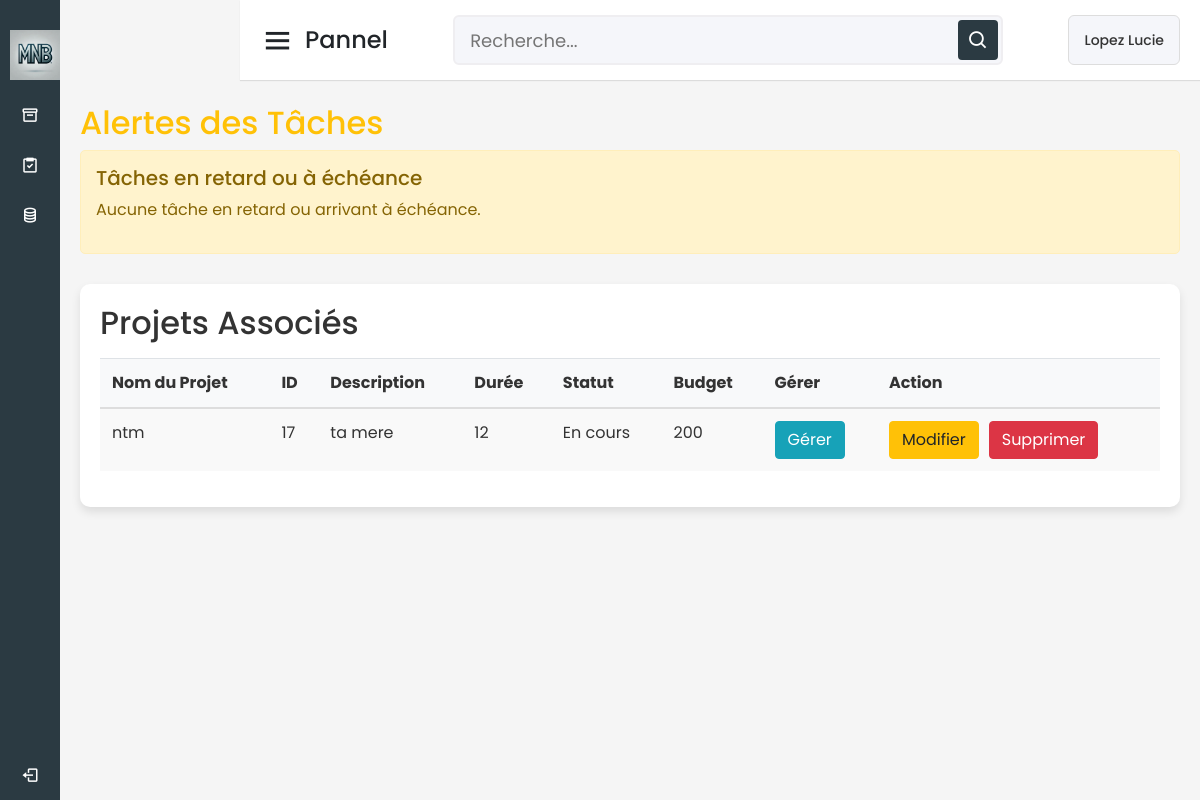
The app's page /gestion_projet.php (signed in), older data.
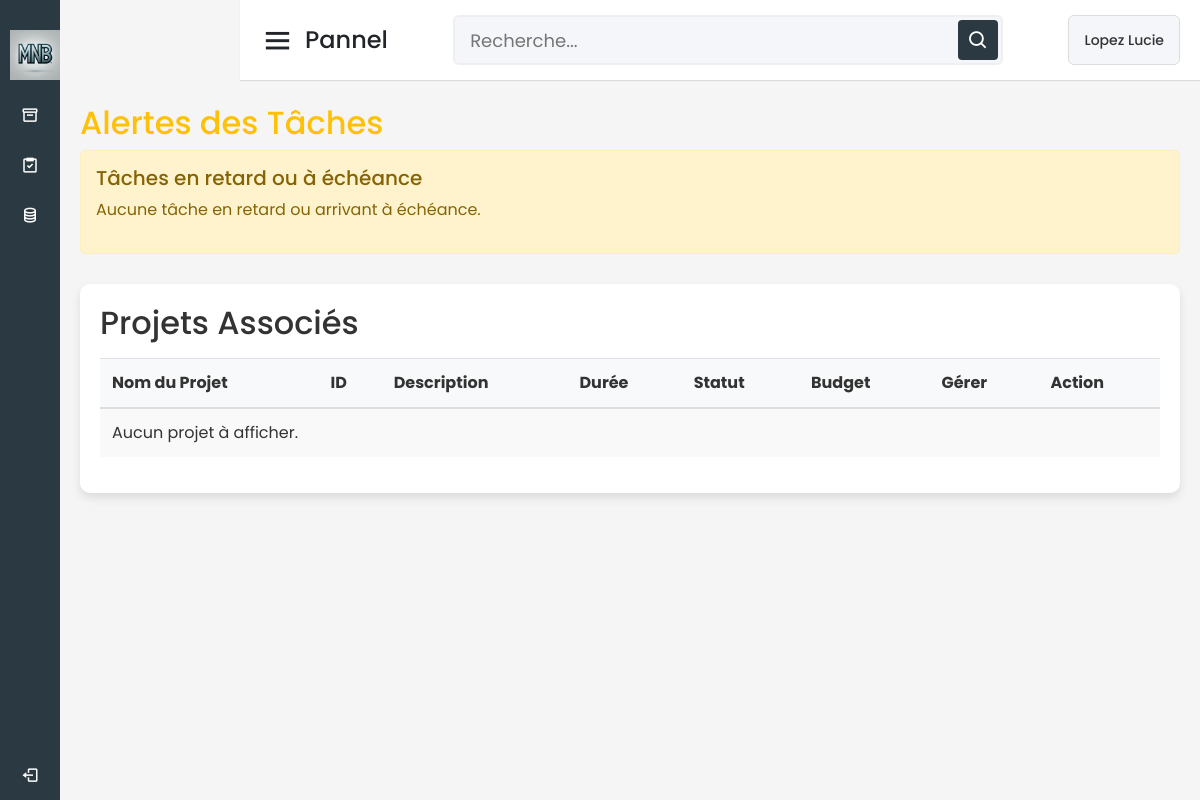
The same page, newer data.
### tables this page shows
CREATE TABLE `Projet` (
  `IDProjet` int(11) NOT NULL,
  `nomProjet` varchar(50) NOT NULL,
  `Duree_projet` varchar(50) NOT NULL,
  `descriptionProjet` varchar(50) NOT NULL,
  `IDTache` int(11) DEFAULT NULL,
  `Statu` varchar(50) NOT NULL,
  `budget` int(11) NOT NULL,
  `IDUsers` text DEFAULT NULL
);

### gestion_projet.php (the view, shortened to what the changed rows need)
<?php
$servername = "localhost";
$username = "root";
$password = "";
$dbname = "MNB_data";
$conn = new mysqli($servername, $username, $password, $dbname);
$user_id = $_SESSION['user_id'];
function afficherProjets($conn, $user_id) {
    $sql = "SELECT * FROM Projet WHERE FIND_IN_SET('$user_id', IDUsers)";
    $result = $conn->query($sql);
    if ($result->num_rows > 0) {
        while ($row = $result->fetch_assoc()) {
            echo '<tr>';
            echo '<td>' . htmlspecialchars($row["nomProjet"]) . '</td>';
            echo '<td>' . $row["IDProjet"] . '</td>';
            echo '<td>' . htmlspecialchars($row["descriptionProjet"]) . '</td>';
            echo '<td>' . htmlspecialchars($row["Duree_projet"]) . '</td>';
            echo '<td>' . htmlspecialchars($row["Statu"]) . '</td>';
            echo '<td>' . htmlspecialchars($row["budget"]) . '</td>';
            echo '<td>';
            echo '<form method="post" action="plan.php" style="display:inline-block;">
                    <input type="hidden" name="id_projet" value="' . $row["IDProjet"] . '">
                    <button type="submit" class="btn btn-info">Gérer</button>
                  </form>';
            echo '</td>';
            echo '<td>';
            echo '<form method="get" action="modifier_projet.php" style="display:inline-block; margin-right: 10px;">
                    <input type="hidden" name="id" value="' . $row["IDProjet"] . '">
                    <button type="submit" class="btn btn-warning">Modifier</button>
                  </form>';
            echo '<form method="post" action="" style="display:inline-block;">
                    <input type="hidden" name="projet_id" value="' . $row["IDProjet"] . '">
                    <button type="submit" name="supprimer_projet" class="btn btn-danger">Supprimer</button>
                  </form>';
            echo '</td>';
            echo '</tr>';
        }
    } else {
        echo "<tr><td colspan='8'>Aucun projet à afficher.</td></tr>";
    }
}
?>
<!DOCTYPE html>
<html lang="fr" dir="ltr">
<head>
    <link rel="stylesheet" href="css/dashboard.css" />
    <link href="https://stackpath.bootstrapcdn.com/bootstrap/4.5.2/css/bootstrap.min.css" rel="stylesheet" />
    <link href="https://unpkg.com/boxicons@2.0.7/css/boxicons.min.css" rel="stylesheet" />
    <link rel="stylesheet" href="css/gestion_projet.css">
</head>
<body>
    <section class="home-section">
        <div class="home-content">
            <div class="projects-table">
                <h2 class="text-warning">Alertes des Tâches</h2>
            </div>
            <div class="projects-section">
                <h2>Projets Associés</h2>
                <table class="table table-striped">
                    <thead>
                        <tr>
                            <th>Nom du Projet</th>
                            <th>ID</th>
                            <th>Description</th>
                            <th>Durée</th>
                            <th>Statut</th>
                            <th>Budget</th>
                            <th>Gérer</th>
                            <th>Action</th>
                        </tr>
                    </thead>
                    <tbody>
                        <?php afficherProjets($conn, $user_id); ?>
                    </tbody>
                </table>
            </div>
        </div>
    </section>
</body>
</html>

Row changes from the older to the newer data that the page shows:
removed projet: nomProjet "ntm", IDProjet "17", descriptionProjet "ta mere", Duree_projet "12", Statu "En cours", budget "200"
Text that changed along with them:
text now shown: "Aucun projet à afficher."
